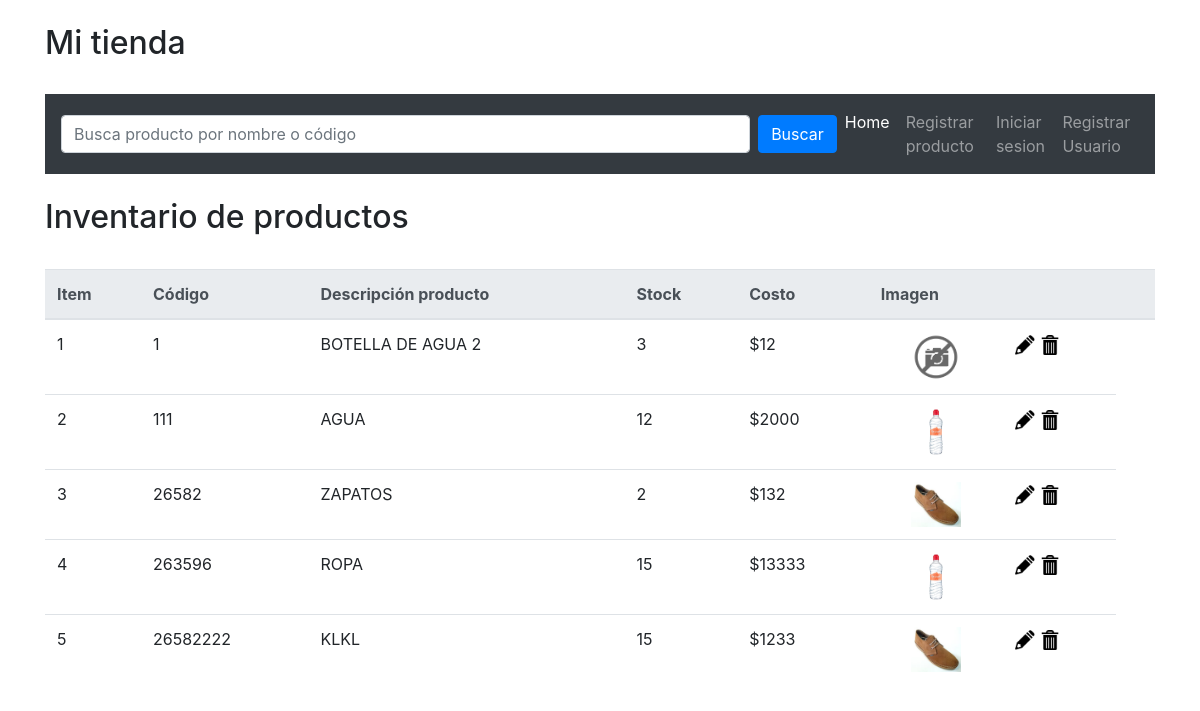
The page / on the database its author committed.
### tables this page shows
CREATE TABLE `productos` (
  `item` bigint(20) UNSIGNED NOT NULL,
  `codprod` varchar(8) NOT NULL,
  `nomprod` varchar(60) NOT NULL,
  `cantprod` smallint(6) DEFAULT '0',
  `pcosto` double DEFAULT NULL,
  `imagen` varchar(50) DEFAULT NULL
);

### index.php (the view, shortened to what this page needs)
<!doctype html>
<html lang="en">
<head>
    <link rel="stylesheet" href="https://stackpath.bootstrapcdn.com/bootstrap/4.3.1/css/bootstrap.min.css">
</head>
<body>
    <header>
        <br>
        <div class="container">
            <h2>Mi tienda</h2>
            <br>
            <nav class="navbar navbar-expand-sm bg-dark navbar-dark">
                <input class="form-control mr-sm-2" name="consulta" id="consult" type="text" placeholder="Busca producto por nombre o código">
                <a class="btn btn-primary" href="index.php?search">Buscar</a>
                <ul class="navbar-nav">
                    <li class="nav-item active">
                        <a class="nav-link" href="index.php">Home</a>
                    </li>
                    <li class="nav-item ">
                        <a class="nav-link" href="view_create.php">Registrar producto</a>
                    </li>
                    <li class="nav-item">
                        <a class="nav-link" href="login.php">Iniciar sesion</a>
                    </li>
                    <li class="nav-item">
                        <a class="nav-link" href="signup.php">Registrar Usuario</a>
                    </li>
                </ul>
            </nav>
            <br>
        </div>
    </header>
    <div class="container">
        <h2>Inventario de productos</h2><br>
        <table class="table">
            <thead class="thead-light">
                <tr>
                    <th>Item</th>
                    <th>Código</th>
                    <th>Descripción producto</th>
                    <th>Stock</th>
                    <th>Costo</th>
                    <th>Imagen</th>
                    <th></th>
                    <th></th>
                </tr>
            </thead>
            <tbody>
            <?php
                include "database.php";
                $n=1;
                  $sql="SELECT * FROM productos";
                  $result=$conn->query($sql);
                  if($result->num_rows > 0){
                      while ($row = $result->fetch_assoc()) {
                        echo "<tr><td>".$n."</td>";
                          echo "<td>".$row['codprod']."</td>";
                          echo "<td>".$row['nomprod']."</td>";
                          echo "<td>".$row['cantprod']."</td>";
                          echo "<td>$".$row['pcosto']."</td>";
                          echo "<td align='center'><img src=".$row['imagen']." width=50></td>";
                          echo "<td><a href='form_update.php?id=".$row['item']."&cod=".$row['codprod']."&nom=".$row['nomprod']."&cant=".$row['cantprod']."'><img src='icons/edit_icon.png' width='20'></a>
                          <a href='delete.php?id=".$row['item']."&cod=".$row['codprod']."&img=".$row['imagen']."'><img src='icons/delecte_icon.png' width='20'></a></td></tr>";
                          $n++;
                      }
                  }else{
                      echo "<div class=alert alert-success>
                      <strong>!no hay productos registrados!.</strong></div>";
                  }
            ?>
            </tbody>
        </table>
    </div>
</body>
</html>

### rows shown on the page
productos: codprod "1", nomprod "BOTELLA DE AGUA 2", cantprod "3", pcosto "12", imagen (placeholder picture)
productos: codprod "111", nomprod "AGUA", cantprod "12", pcosto "2000", imagen (picture)
productos: codprod "26582", nomprod "ZAPATOS", cantprod "2", pcosto "132", imagen (picture)
productos: codprod "263596", nomprod "ROPA", cantprod "15", pcosto "13333", imagen (picture)
productos: codprod "26582222", nomprod "KLKL", cantprod "15", pcosto "1233", imagen (picture)
